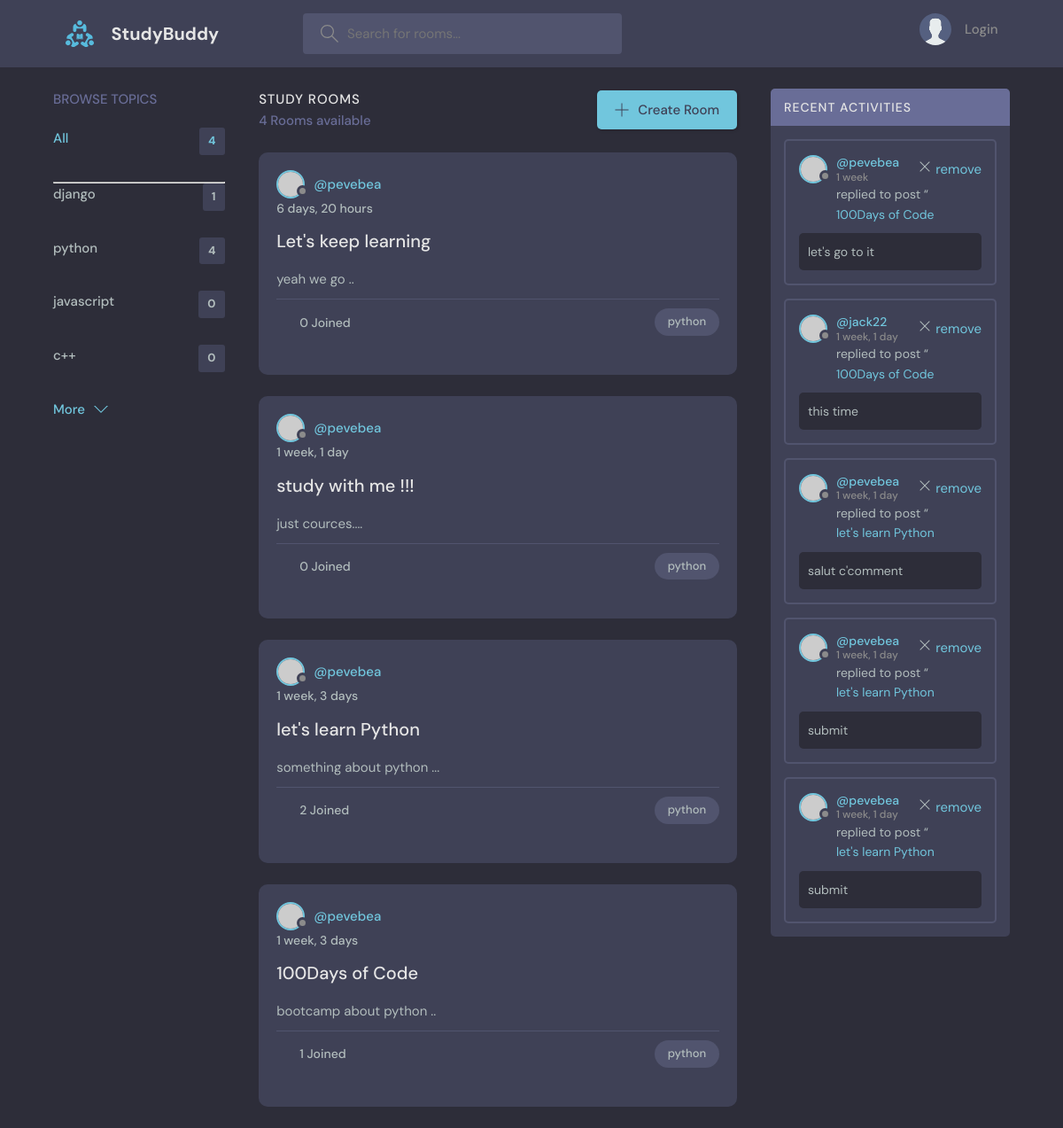
Screenshot of /room/index/?q=python with the database file from the repository.
### room/models.py (models this page shows, shortened)
class Topic(models.Model):
    name = models.CharField(max_length=200)

class Room(models.Model):
    host = models.ForeignKey(User, on_delete=models.SET_NULL, null= True)
    topic = models.ForeignKey(Topic, on_delete=models.CASCADE, null=True)
    name = models.CharField(max_length=200)
    description = models.TextField(null= True, blank= True)
    participants = models.ManyToManyField(User, related_name="participants", blank=True)
    updated = models.DateTimeField(auto_now = True)
    created = models.DateTimeField(auto_now_add=True)
    def __str__(self):
        return self.name
    class Meta:
        ordering = ["-updated", "created"]

class Message(models.Model):
    user = models.ForeignKey(User, on_delete=models.CASCADE, null= True)
    room = models.ForeignKey(Room, on_delete=models.CASCADE)
    body = models.TextField()
    updated = models.DateTimeField(auto_now = True)
    created = models.DateTimeField(auto_now_add=True)
    class Meta:
        ordering = ["-updated", "created"]

### room/views.py (the view)
# urls.py: path("", views.index, name = "home"),
def index(request):
    q = request.GET.get("q") if request.GET.get("q") != None else ""
    rooms = Room.objects.filter(Q(topic__name__icontains = q) |
                                Q(name__icontains=q)|
                                Q(description__icontains=q))
    topics = Topic.objects.all()[0:4]
    room_messages = Message.objects.filter(Q(room__topic__name__icontains = q))
    context = {
        "rooms": rooms,
        "topics": topics,
        "room_messages": room_messages,
    }
    return render(request, "room/index.html", context)

### templates/room/index.html (shortened to what this page needs)
<!DOCTYPE html>
{% load static %}
<html lang="en">
  <head>
    <link rel="stylesheet" href="{% static 'css/main.css' %}" />
  </head>
  <body>
    <header class="header header--loggedIn">
      <div class="container">
        <a href="{% url 'room:index' %}" class="header__logo">
          <img src="{% static 'image/logo.svg' %}" />
          <h1>StudyBuddy</h1>
        </a>
        <form method="GET" action="" class="header__search">
          <label>
            <input name="q" placeholder="Search for rooms..." />
          </label>
        </form>
        <nav class="header__menu">
            {% if user.is_authenticated %}
            <div class="header__user">
                <a href="{% url 'authentification:userProfile' user.id %}">
                <div class="avatar avatar--medium active">
                    <img src="https://randomuser.me/api/portraits/men/37.jpg" />
                </div>
                <p>{{user.username}}<span>@{{user.username}}</span></p>
                </a>
                <button class="dropdown-button">
                <svg version="1.1" xmlns="http://www.w3.org/2000/svg" width="32" height="32" viewBox="0 0 32 32">
                    <title>chevron-down</title>
                    <path d="M16 21l-13-13h-3l16 16 16-16h-3l-13 13z"></path>
                </svg>
                </button>
            </div>
            <div class="dropdown-menu">
                <a href="{% url 'authentification:update-user' %}" class="dropdown-link">
                    <svg version="1.1" xmlns="http://www.w3.org/2000/svg" width="32" height="32" viewBox="0 0 32 32">
                        <title>tools</title>
                        <path d="M27.465 32c-1.211 0-2.35-0.471-3.207-1.328l-9.392-9.391c-2.369 0.898-4.898 0.951-7.355 0.15-3.274-1.074-5.869-3.67-6.943-6.942-0.879-2.682-0.734-5.45 0.419-8.004 0.135-0.299 0.408-0.512 0.731-0.572 0.32-0.051 0.654 0.045 0.887 0.277l5.394 5.395 3.586-3.586-5.394-5.395c-0.232-0.232-0.336-0.564-0.276-0.887s0.272-0.596 0.572-0.732c2.552-1.152 5.318-1.295 8.001-0.418 3.274 1.074 5.869 3.67 6.943 6.942 0.806 2.457 0.752 4.987-0.15 7.358l9.392 9.391c0.844 0.842 1.328 2.012 1.328 3.207-0 2.5-2.034 4.535-4.535 4.535zM15.101 19.102c0.26 0 0.516 0.102 0.707 0.293l9.864 9.863c0.479 0.479 1.116 0.742 1.793 0.742 1.398 0 2.535-1.137 2.535-2.535 0-0.668-0.27-1.322-0.742-1.793l-9.864-9.863c-0.294-0.295-0.376-0.74-0.204-1.119 0.943-2.090 1.061-4.357 0.341-6.555-0.863-2.631-3.034-4.801-5.665-5.666-1.713-0.561-3.468-0.609-5.145-0.164l4.986 4.988c0.391 0.391 0.391 1.023 0 1.414l-5 5c-0.188 0.188-0.441 0.293-0.707 0.293s-0.52-0.105-0.707-0.293l-4.987-4.988c-0.45 1.682-0.397 3.436 0.164 5.146 0.863 2.631 3.034 4.801 5.665 5.666 2.2 0.721 4.466 0.604 6.555-0.342 0.132-0.059 0.271-0.088 0.411-0.088z"></path>
                    </svg>
                    Settings
                </a>
                <a href="{% url 'authentification:logout' %}" class="dropdown-link">
                    <svg version="1.1" xmlns="http://www.w3.org/2000/svg" width="32" height="32" viewBox="0 0 32 32">
                        <title>sign-out</title>
                        <path d="M3 0h22c0.553 0 1 0 1 0.553l-0 3.447h-2v-2h-20v28h20v-2h2l0 3.447c0 0.553-0.447 0.553-1 0.553h-22c-0.553 0-1-0.447-1-1v-30c0-0.553 0.447-1 1-1z"></path>
                        <path d="M21.879 21.293l1.414 1.414 6.707-6.707-6.707-6.707-1.414 1.414 4.293 4.293h-14.172v2h14.172l-4.293 4.293z"></path>
                    </svg>
                    Logout
                </a>
            </div>
            {% else %}
                <a href="{% url 'authentification:login' %}">
                <img src="{% static 'image/avatar.svg' %}" />
                <p>Login</p>
                </a>
            {% endif %}
        </nav>
      </div>
    </header>
    {% block content %}
    <main class="layout layout--3">
      <div class="container">
            {% include 'room/topic_component.html' %}
        <div class="roomList">
            <div class="roomList__header">
                <div>
                    <h2>Study Rooms</h2>
                    <p>{{rooms.count}} Rooms available</p>
                </div>
                    <a class="btn btn--main" href="{% url 'room:create-room' %}">
                        <svg version="1.1" xmlns="http://www.w3.org/2000/svg" width="32" height="32" viewBox="0 0 32 32">
                        <title>add</title>
                        <path
                            d="M16.943 0.943h-1.885v14.115h-14.115v1.885h14.115v14.115h1.885v-14.115h14.115v-1.885h-14.115v-14.115z">
                        </path>
                        </svg>
                        Create Room
                    </a>
            </div>
            {% include 'room/feed_component.html' %}
        </div>
            {% include 'room/activity_component.html' %}
        {% endblock content %}
      </div>
    </main>
  </body>
</html>

### templates/room/topic_component.html (shortened to what this page needs)
<div class="topics">
    <div class="topics__header">
      <h2>Browse Topics</h2>
    </div>
    <ul class="topics__list">
        <li>
            <a href="{% url 'room:index' %}"class="active">All <span>{{topics.count}}</span></a>
            <hr>
        <li>
        {% for topic in topics %}
            <div>
                <a href="{% url 'room:index' %}?q={{topic.name}}"> {{topic.name}}  <span>{{topic.room_set.all.count}}</span></a>
            </div>
        {% endfor %}
    </ul>
    <a class="btn btn--link" href="{% url 'room:topics' %}">
        More
        <svg version="1.1" xmlns="http://www.w3.org/2000/svg" width="32" height="32" viewBox="0 0 32 32">
            <title>chevron-down</title>
            <path d="M16 21l-13-13h-3l16 16 16-16h-3l-13 13z"></path>
        </svg>
    </a>
</div>

### templates/room/feed_component.html (shortened to what this page needs)
{% for room in rooms %}
<div class="roomListRoom">
    <div class="roomListRoom__header">
        <a href="{% url 'authentification:userProfile' room.host.id %}" class="roomListRoom__author">
            <div class="avatar avatar--small">
                <img src="https://randomuser.me/api/portraits/women/37.jpg"/>
            </div>
            <span>@{{room.host.username}} </span>
        </a>
    </div>
    <div class="roomListRoom__actions">
        <span>{{room.created|timesince}}</span>
    </div>
    <div class="roomListRoom__content">
        <a href="{% url 'room:room' room.id %}">{{room.name}}</a>
        <p>{{room.description}}</p>
    </div>
    <div class="roomListRoom__meta">
        <a href="{% url 'room:index' %}" class="roomListRoom__joined">
            <svg version="1.1" xmlns="http://www.w3.org/2000/svg" width="32"
                height="32" viewBox="0 0 32 32">
                <title>user-group</title>
            </svg>
            {{room.participants.all.count}} Joined
        </a>
        <p class="roomListRoom__topic">{{room.topic.name}}</p>
    </div>
<br>
</div>
{% endfor %}

### templates/room/activity_component.html (shortened to what this page needs)
{% load static %}
<div class="activities">
    <div class="activities__header">
      <h2>Recent Activities</h2>
    </div>
{% for message in room_messages %}
        <div class="activities__box">
          <div class="activities__boxHeader roomListRoom__header">
            <a href="{% url 'authentification:userProfile' message.user.id %}" class="roomListRoom__author">
              <div class="avatar avatar--small">
                <img src="https://randomuser.me/api/portraits/men/37.jpg" />
              </div>
              <p>
                @{{message.user}}
                <span>{{message.created|timesince}}</span>
              </p>
            </a>
            <div class="roomListRoom__actions">
              <a href="{% url 'room:delete-message' message.id %}">
                <svg version="1.1" xmlns="http://www.w3.org/2000/svg" width="32" height="32" viewBox="0 0 32 32">
                  <title>remove</title>
                  <path d="M27.314 6.019l-1.333-1.333-9.98 9.981-9.981-9.981-1.333 1.333 9.981 9.981-9.981 9.98 1.333 1.333 9.981-9.98 9.98 9.98 1.333-1.333-9.98-9.98 9.98-9.981z">
                  </path>
                </svg>
                remove
              </a>
            </div>
          </div>
          <div class="activities__boxContent">
            <p>replied to post “<a href="{% url 'room:index' %}">{{message.room}}</a></p>
            <div class="activities__boxRoomContent">
                {{message.body}}
            </div>
          </div>
        </div>
{% endfor %}
</div>

### rows the page displays
Topic: name "django", room_set.all.count "1"
Topic: name "python", room_set.all.count "4"
Topic: name "javascript", room_set.all.count "0"
Topic: name "c++", room_set.all.count "0"
Room: host.username "pevebea", created "6 days, 20 hours", name "Let's keep learning", description "yeah we go ..", participants.all.count "0", topic.name "python"
Room: host.username "pevebea", created "1 week, 1 day", name "study with me !!!", description "just cources....", participants.all.count "0", topic.name "python"
Room: host.username "pevebea", created "1 week, 3 days", name "let's learn Python", description "something about python ...", participants.all.count "2", topic.name "python"
Room: host.username "pevebea", created "1 week, 3 days", name "100Days of Code", description "bootcamp about python ..", participants.all.count "1", topic.name "python"
Message: user "pevebea", created "1 week", room "100Days of Code", body "let's go to it"
Message: user "jack22", created "1 week, 1 day", room "100Days of Code", body "this time"
Message: user "pevebea", created "1 week, 1 day", room "let's learn Python", body "salut c'comment"
Message: user "pevebea", created "1 week, 1 day", room "let's learn Python", body "submit"
Message: user "pevebea", created "1 week, 1 day", room "let's learn Python", body "submit"

### other values shown
{{ topics.count }} "4"
{{ rooms.count }} "4"
